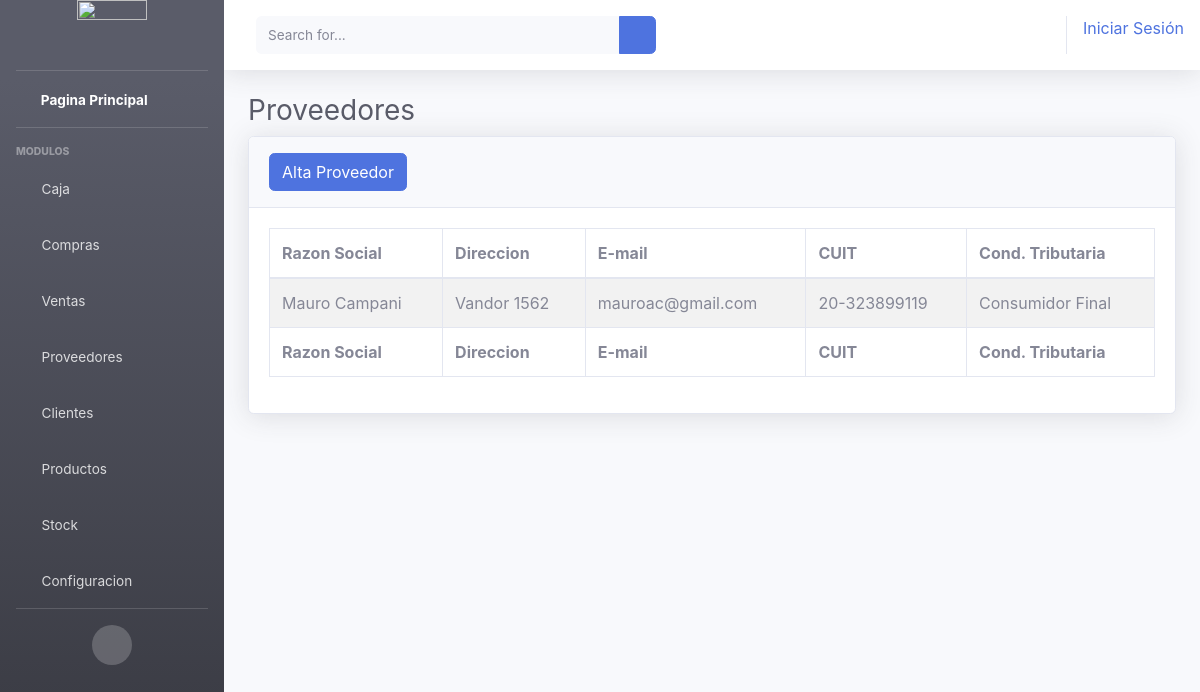
Screenshot of /proveedores/ with the database file from the repository.
### proveedores/models.py (models this page shows)
class proveedores(models.Model):
    cuit = models.CharField(max_length=12, primary_key=True)
    nombre = models.CharField(max_length=50)
    direccion = models.CharField(max_length=50)
    mail = models.EmailField()
    condicion = models.IntegerField(choices=opciones_condicion)

### proveedores/views.py (the view)
# urls.py: path('', index, name='caja'),
def index(request):
    proveedor = proveedores.objects.all()
    data = {
        "proveedores": proveedor
    }
    return render(request, 'proveedores/proveedores.html', data)

### cedal/templates/proveedores/proveedores.html (shortened to what this page needs)
{% extends 'cedal/index.html' %}
{% load static %}
{% block content %}
<div class="container-fluid">
    <h1 class="h3 mb-2 text-gray-800">Proveedores</h1>
    <div class="card shadow mb-4">
        <div class="card-header py-3">
            <a href="{% url 'altaProveedor' %}" class="btn btn-primary">Alta Proveedor</a>
        </div>
        <div class="card-body">
            <div class="table-responsive">
                <table class="table table-bordered table-striped table-hover" id="tablaProveedores" width="100%" cellspacing="0">
                    <thead>
                        <tr>
                            <th>Razon Social</th>
                            <th>Direccion</th>
                            <th>E-mail</th>
                            <th>CUIT</th>
                            <th>Cond. Tributaria</th>
                        </tr>
                    </thead>
                    <tfoot>
                        <tr>
                            <th>Razon Social</th>
                            <th>Direccion</th>
                            <th>E-mail</th>
                            <th>CUIT</th>
                            <th>Cond. Tributaria</th>
                        </tr>
                    </tfoot>
                    <tbody>
                       {% for p in proveedores %}
                       <tr>
                        <td>{{p.nombre}}</td>
                        <td>{{p.direccion}}</td>
                        <td>{{p.mail}}</td>
                        <td>{{p.cuit}}</td>
                        <td>
                            {% if p.condicion == 0 %}
                            Consumidor Final
                            {% else %}
                            Responsable Inscripto
                            {% endif %}
                        </td>
                    </tr>
                       {% endfor %}
                    </tbody>
                </table>
            </div>
        </div>
    </div>
</div>
{% endblock %}

### rows the page displays
proveedores: nombre "Mauro Campani", direccion "Vandor 1562", mail "mauroac@gmail.com", cuit "20-323899119", condicion "Consumidor Final"
